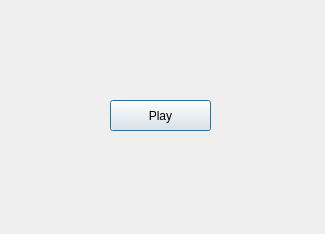
<?xml version="1.0" encoding="UTF-8"?>
<ui version="4.0">
 <class>GameStart</class>
 <widget class="QDialog" name="GameStart">
  <property name="geometry">
   <rect>
    <x>0</x>
    <y>0</y>
    <width>325</width>
    <height>234</height>
   </rect>
  </property>
  <property name="windowTitle">
   <string>Game Start</string>
  </property>
  <widget class="QPushButton" name="pushButton">
   <property name="geometry">
    <rect>
     <x>110</x>
     <y>100</y>
     <width>101</width>
     <height>31</height>
    </rect>
   </property>
   <property name="text">
    <string>Play</string>
   </property>
  </widget>
 </widget>
 <resources/>
 <connections/>
</ui>
